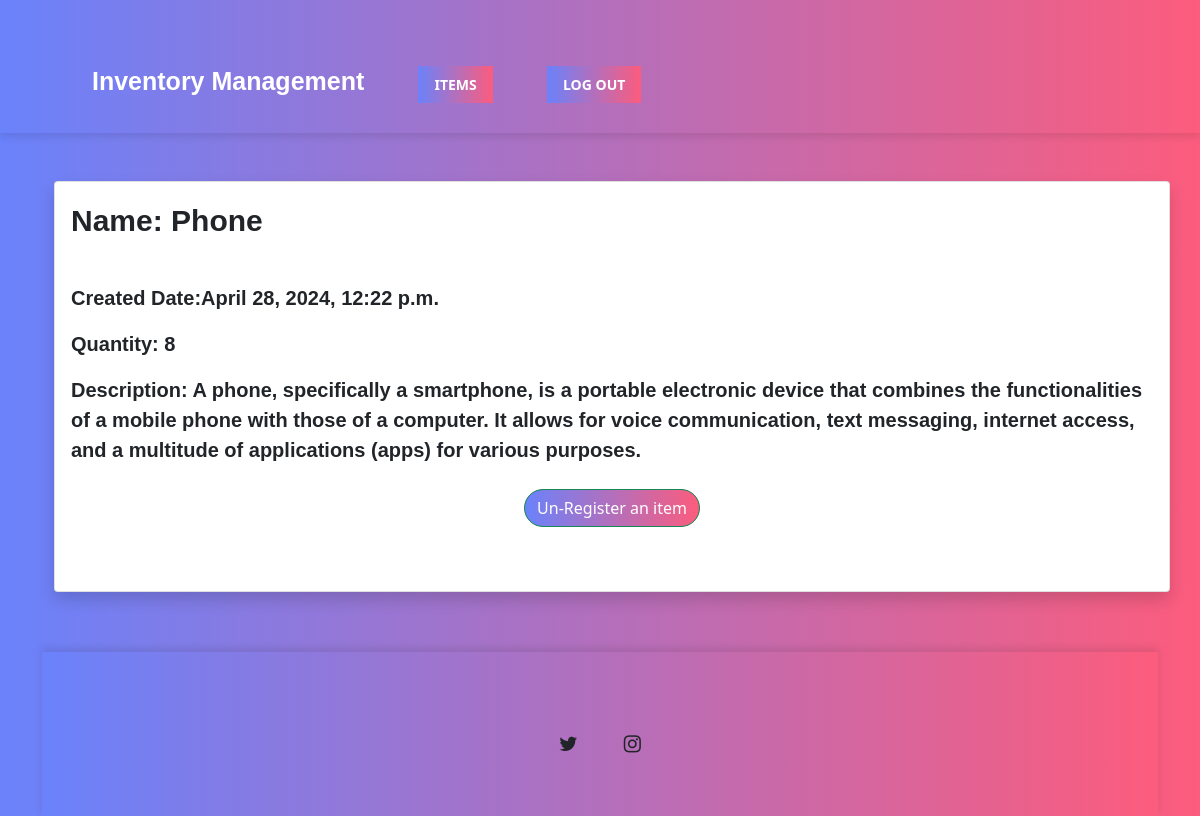
The app's page /view-item/3 (signed in) with its own data.
### IMS/models.py (models this page shows, shortened)
class Item(models.Model):
    name = models.CharField(max_length=100)
    description = models.TextField()
    created_date = models.DateTimeField()
    quantity = models.IntegerField()

### IMS/views.py (the view)
# urls.py: path('view-item/<int:pk>', views.view_item, name='view_item'),
@login_required(login_url='log_in')
def view_item(request, pk):
    item = Item.objects.get(id=pk)
    registered = Own.objects.filter(user=request.user, item=item)
    context = {'item':item, 'registered':registered}
    return render(request, 'IMS/view_item.html', context=context)

### IMS/templates/IMS/view_item.html
{% extends 'IMS/base.html' %}
{% block content %}
<div class="container" style="width:100vw;">
    <div class="card shadow my-5" style="height: 100%;">
        <div class="card-body">
            <div class="d-flex align-items-center" style="font-size: 1.5em;">
                <p class="bold-styling" style="font-weight:bolder; font-size:30px;">Name: {{ item.name }}</p>
            </div>
            <br>
            <p class="bold-styling">Created Date:{{ item.created_date }}</p>
            <p class="bold-styling">Quantity: {{ item.quantity }}</p>
            <p class="bold-styling">Description: {{ item.description }}</p>
            <div class="mt-4 text-center mb-5">
                {% if registered %}
                <a class="btn btn-success" href="{% url 'register_item' item.id %}">
                     Un-Register an item
                </a>
                {% else %}
                    <a class="btn btn-success" href="{% url 'register_item' item.id %}">
                        Register an item
                    </a>
                {% endif %}
            </div>
        </div>
    </div>
</div>
{% endblock %}

### static/css/styles.css (style rules this page uses)
body { margin:0px; padding:0px; box-sizing: border-box; background-image: linear-gradient(to right, #6a82fb, #fc5c7d); }
.bold-styling { font-size: 20px; font-family: "ariel"; font-weight: bold; }
.container { margin-top: 20px; }
.btn-primary, .btn-success { border-radius: 50px; transition: all 0.3s ease; background-image: linear-gradient(to right, #6a82fb, #fc5c7d); }
.bold-styling { font-size: 20px; font-family: "Arial", sans-serif; font-weight: bold; }

### records on screen
Item: name "Phone", created_date "April 28, 2024, 12:22 p.m.", quantity "8", description "A phone, specifically a smartphone, is a portable electronic device that combines the functionalities of a mobile phone with those of a computer. It allows for voice communication, text messaging, internet access, and a multitude of applications (apps) for various purposes."
